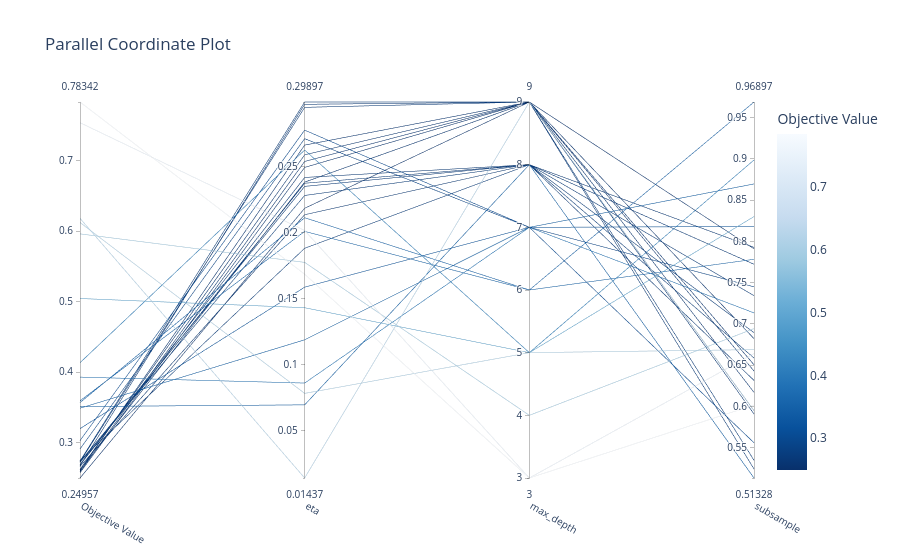

Notebook code cell kept with this figure:
### Code cell
optuna.visualization.plot_parallel_coordinate(study_xgb)
